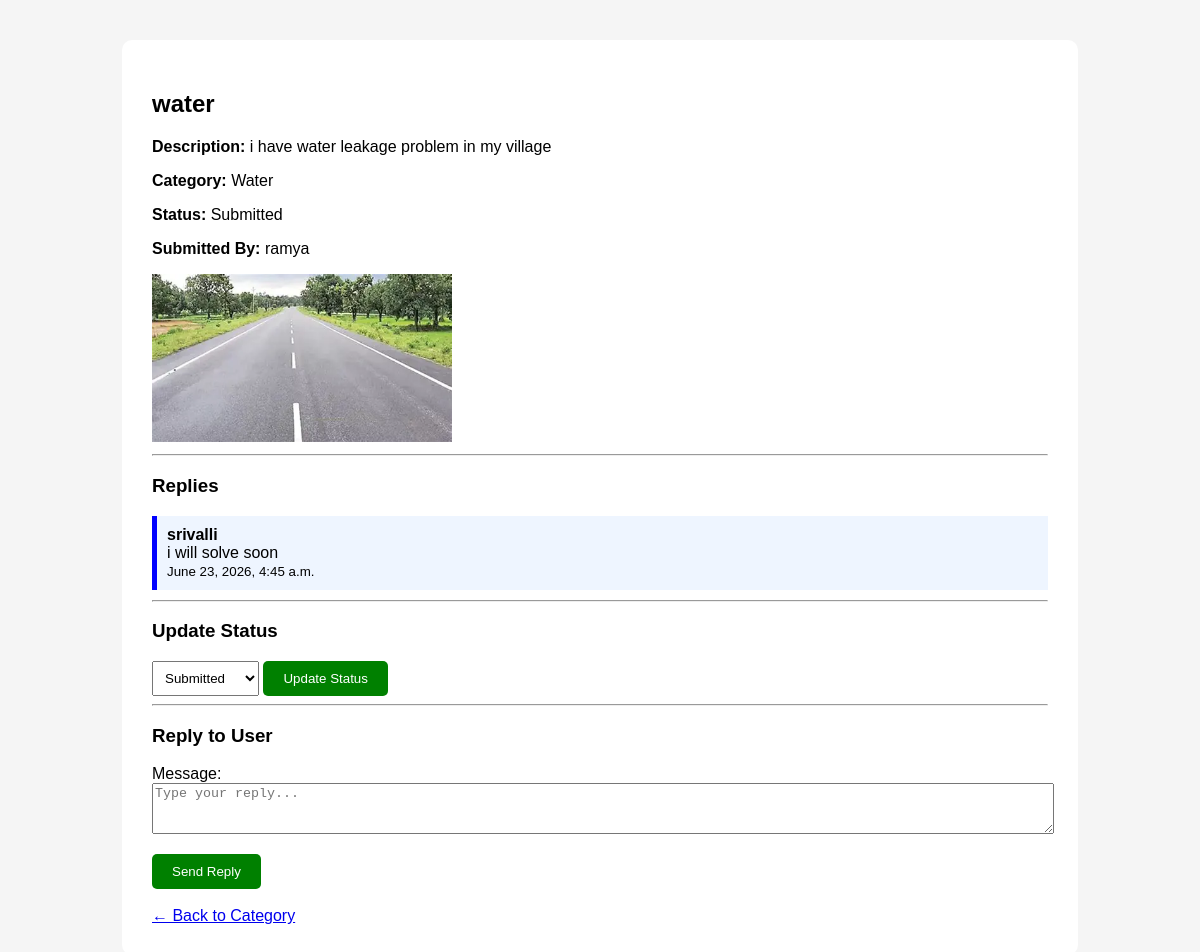
/issue/8/ (signed in), run on the app's committed database.
### reports/models.py (models this page shows, shortened)
class Issue(models.Model):
    CATEGORY_CHOICES = [
        ('road', 'Road'),
        ('education', 'Education'),
        ('water', 'Water'),
        ('health', 'Health'),
        ('other', 'Other'),
    ]
    STATUS_CHOICES = [
        ('submitted', 'Submitted'),
        ('in_progress', 'In Progress'),
        ('resolved', 'Resolved'),
    ]
    title = models.CharField(max_length=200)
    description = models.TextField()
    photo = models.ImageField(upload_to='issues/', blank=True, null=True)
    category = models.CharField(max_length=50, choices=CATEGORY_CHOICES)
    custom_category = models.CharField(
        max_length=100,
        blank=True,
        null=True
    )
    status = models.CharField(
        max_length=50,
        choices=STATUS_CHOICES,
        default='submitted'
    )
    created_at = models.DateTimeField(auto_now_add=True)
    submitted_by = models.ForeignKey(
        User,
        on_delete=models.CASCADE
    )
    department = models.ForeignKey(
        Department,
        on_delete=models.SET_NULL,
        null=True,
        blank=True
    )

class Reply(models.Model):
    issue = models.ForeignKey(
        Issue,
        on_delete=models.CASCADE,
        related_name="replies"
    )
    author = models.ForeignKey(
        User,
        on_delete=models.CASCADE
    )
    message = models.TextField()
    created_at = models.DateTimeField(auto_now_add=True)
    is_admin_reply = models.BooleanField(default=True)

### reports/views.py (the view, shortened to what this page needs)
@login_required
def issue_detail(request, issue_id):
    issue = get_object_or_404(Issue, id=issue_id)
    if request.user.is_superuser:
        form = ReplyForm()
    else:
        form = None
    return render(
        request,
        "reports/issue_detail.html",
        {
            "issue": issue,
            "form": form
        }
    )

### reports/forms.py
class ReplyForm(forms.ModelForm):
    class Meta:
        model = Reply
        fields = ['message']
        widgets = {
            'message': forms.Textarea(
                attrs={
                    'rows': 3,
                    'class': 'form-control',
                    'placeholder': 'Type your reply...'
                }
            )
        }

### templates/reports/issue_detail.html (shortened to what this page needs)
{% load static %}
<!DOCTYPE html>
<html>
<head>
</head>
<body>
<div class="container">
<h2>{{ issue.title }}</h2>
<p><b>Description:</b> {{ issue.description }}</p>
<p><b>Category:</b> {{ issue.get_category_display }}</p>
<p><b>Status:</b> {{ issue.get_status_display }}</p>
<p><b>Submitted By:</b> {{ issue.submitted_by.username }}</p>
{% if issue.photo %}
<img src="{{ issue.photo.url }}" width="300">
{% endif %}
<hr>
<h3>Replies</h3>
{% for reply in issue.replies.all %}
<div class="reply">
<b>{{ reply.author.username }}</b>
<br>
{{ reply.message }}
<br>
<small>{{ reply.created_at }}</small>
</div>
{% empty %}
<p>No replies yet.</p>
{% endfor %}
{% if request.user.is_superuser %}
<hr>
<h3>Update Status</h3>
<form method="POST">
<select name="status">
{% for value,name in issue.STATUS_CHOICES %}
<option value="{{ value }}"
{% if issue.status == value %}
selected
{% endif %}
>
{{ name }}
</option>
{% endfor %}
</select>
<button type="submit">
Update Status
</button>
</form>
<hr>
<h3>Reply to User</h3>
<form method="POST">
{{ form.as_p }}
<button type="submit">
Send Reply
</button>
</form>
{% endif %}
<br>
<a href="{% url 'issues_by_category' issue.category %}">
← Back to Category
</a>
</div>
</body>
</html>

### templates/reports/issue_detail.html (style rules this page uses)
body { font-family:Arial; background:#f5f5f5; margin:40px; }
.container { width:80%; margin:auto; background:white; padding:30px; border-radius:10px; }
.reply { background:#eef5ff; padding:10px; margin:10px 0; border-left:5px solid blue; }
textarea { width:100%; }
button { padding:10px 20px; background:green; color:white; border:none; border-radius:5px; cursor:pointer; }
select { padding:8px; }

### data on the page
Issue: title "water", description "i have water leakage problem in my village", category "Water", status "Submitted", submitted_by.username "ramya", photo (picture)
Reply: author.username "srivalli", message "i will solve soon", created_at "June 23, 2026, 4:45 a.m."
